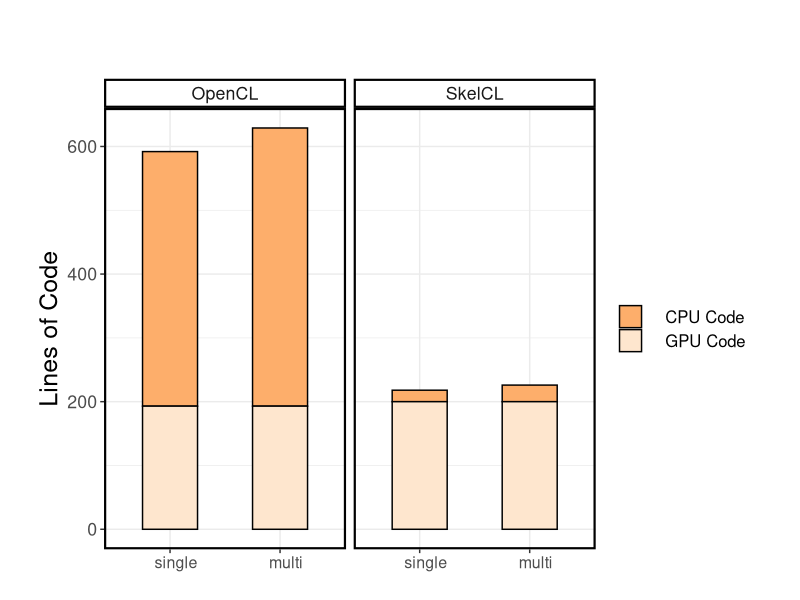
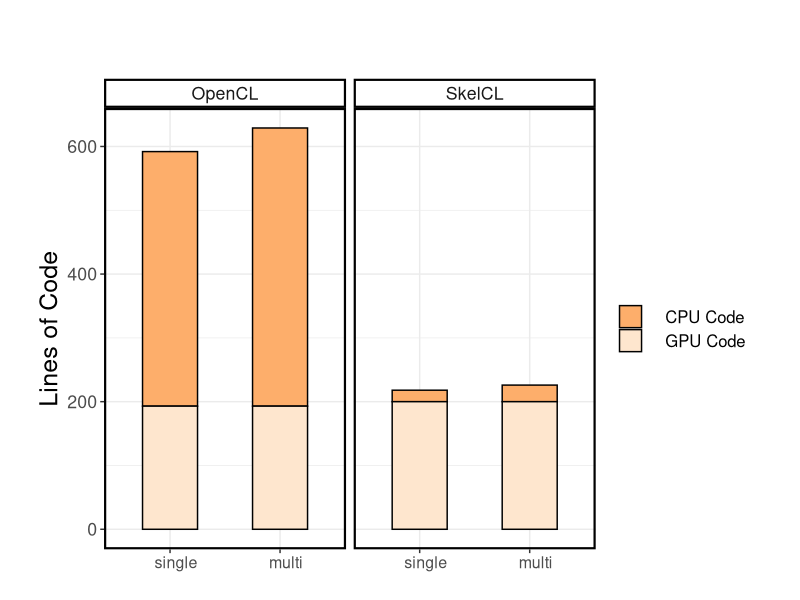

Write R code to recreate these figures, in order.
require('ggplot2')

data <- read.table("loc.csv", header=TRUE, sep=",")
data$Type <- factor(data$Type, levels = c("   single", "   multi"))

theme <- theme_bw() +
  theme(text = element_text(size = 16),
        axis.title = element_text(size = rel(1.125), vjust = 1),
        axis.text.x = element_text(size = rel(0.9)),
        legend.text = element_text(size = rel(0.75)),
        panel.border = element_rect(linetype = "solid", colour = "black", size = 1.5),
        plot.margin = unit(c(2,1.2,0,1), 'cm'),
        legend.position="right",
        legend.title = element_blank(),
        strip.background = element_rect(colour = "black", fill = "white", size = 1.5))

labs <- labs(x = "", y = "Lines of Code")

# create plot
plot <- ggplot(na.omit(data), aes(x=Type, y=Lines, fill=Device)) +
  geom_bar(color="black", width=.5, stat = "identity") +
  scale_fill_manual(values=c("#fdae6b", "#fee6ce")) + #"#e6550d", 
  scale_x_discrete() +
  facet_grid(. ~ Version) + theme + labs

# save plot to file
ggsave(file = "lmosem_loc.pdf", width = 8, height = 4)

plot
